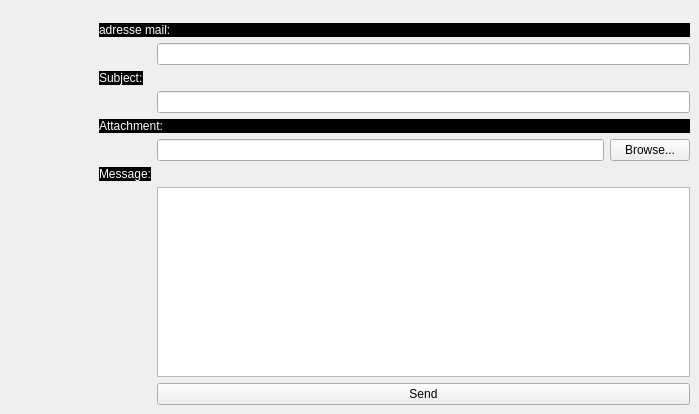
     <widget class="QWidget" name="mailing">
      <attribute name="title">
       <string>Envoye un mail</string>
      </attribute>
      <widget class="QWidget" name="layoutWidget">
       <property name="geometry">
        <rect>
         <x>99</x>
         <y>23</y>
         <width>591</width>
         <height>382</height>
        </rect>
       </property>
       <layout class="QFormLayout" name="formLayout">
        <item row="0" column="0" colspan="2">
         <widget class="QLabel" name="label_25">
          <property name="styleSheet">
           <string notr="true">background:back;
color: rgb(255, 255, 255);</string>
          </property>
          <property name="text">
           <string>adresse mail:</string>
          </property>
         </widget>
        </item>
        <item row="1" column="1">
         <widget class="QLineEdit" name="rcpt">
          <property name="styleSheet">
           <string notr="true">background:none;</string>
          </property>
         </widget>
        </item>
        <item row="2" column="0">
         <widget class="QLabel" name="label_26">
          <property name="styleSheet">
           <string notr="true">background:back;
color: rgb(255, 255, 255);</string>
          </property>
          <property name="text">
           <string>Subject:</string>
          </property>
         </widget>
        </item>
        <item row="3" column="1">
         <widget class="QLineEdit" name="subject">
          <property name="styleSheet">
           <string notr="true">background:none;
</string>
          </property>
         </widget>
        </item>
        <item row="4" column="0" colspan="2">
         <widget class="QLabel" name="label_27">
          <property name="styleSheet">
           <string notr="true">background:back;
color: rgb(255, 255, 255);</string>
          </property>
          <property name="text">
           <string>Attachment:</string>
          </property>
         </widget>
        </item>
        <item row="5" column="1">
         <layout class="QHBoxLayout" name="horizontalLayout_5">
          <item>
           <widget class="QLineEdit" name="file">
            <property name="styleSheet">
             <string notr="true">background:none;</string>
            </property>
            <property name="readOnly">
             <bool>true</bool>
            </property>
           </widget>
          </item>
          <item>
           <widget class="QPushButton" name="browseBtn">
            <property name="styleSheet">
             <string notr="true">background:none;</string>
            </property>
            <property name="text">
             <string>Browse...</string>
            </property>
           </widget>
          </item>
         </layout>
        </item>
        <item row="6" column="0">
         <widget class="QLabel" name="label_28">
          <property name="styleSheet">
           <string notr="true">background:back;
color: rgb(255, 255, 255);</string>
          </property>
          <property name="text">
           <string>Message:</string>
          </property>
         </widget>
        </item>
        <item row="7" column="1">
         <widget class="QPlainTextEdit" name="msg">
          <property name="styleSheet">
           <string notr="true">background:none;</string>
          </property>
         </widget>
        </item>
        <item row="8" column="0">
         <spacer name="horizontalSpacer">
          <property name="orientation">
           <enum>Qt::Horizontal</enum>
          </property>
          <property name="sizeHint" stdset="0">
           <size>
            <width>40</width>
            <height>20</height>
           </size>
          </property>
         </spacer>
        </item>
        <item row="8" column="1">
         <widget class="QPushButton" name="sendBtn">
          <property name="styleSheet">
           <string notr="true">background:none;</string>
          </property>
          <property name="text">
           <string>Send</string>
          </property>
         </widget>
        </item>
       </layout>
      </widget>
     </widget>
